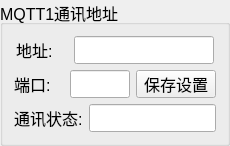
  <widget class="QGroupBox" name="host1AddressSetBox">
   <property name="geometry">
    <rect>
     <x>330</x>
     <y>140</y>
     <width>220</width>
     <height>140</height>
    </rect>
   </property>
   <property name="font">
    <font>
     <pointsize>12</pointsize>
    </font>
   </property>
   <property name="title">
    <string>MQTT1通讯地址</string>
   </property>
   <layout class="QVBoxLayout" name="verticalLayout_5">
    <item>
     <layout class="QHBoxLayout" name="horizontalLayout_17">
      <item>
       <widget class="QLabel" name="label_Host1Address">
        <property name="minimumSize">
         <size>
          <width>50</width>
          <height>28</height>
         </size>
        </property>
        <property name="maximumSize">
         <size>
          <width>50</width>
          <height>28</height>
         </size>
        </property>
        <property name="font">
         <font>
          <pointsize>12</pointsize>
         </font>
        </property>
        <property name="text">
         <string>地址:</string>
        </property>
       </widget>
      </item>
      <item>
       <widget class="QLineEdit" name="m_host1Address">
        <property name="sizePolicy">
         <sizepolicy hsizetype="Expanding" vsizetype="Preferred">
          <horstretch>0</horstretch>
          <verstretch>0</verstretch>
         </sizepolicy>
        </property>
        <property name="minimumSize">
         <size>
          <width>140</width>
          <height>28</height>
         </size>
        </property>
        <property name="maximumSize">
         <size>
          <width>140</width>
          <height>28</height>
         </size>
        </property>
        <property name="font">
         <font>
          <pointsize>12</pointsize>
         </font>
        </property>
        <property name="echoMode">
         <enum>QLineEdit::Normal</enum>
        </property>
       </widget>
      </item>
     </layout>
    </item>
    <item>
     <layout class="QHBoxLayout" name="horizontalLayout_5">
      <item>
       <widget class="QLabel" name="label_com1">
        <property name="minimumSize">
         <size>
          <width>50</width>
          <height>28</height>
         </size>
        </property>
        <property name="maximumSize">
         <size>
          <width>50</width>
          <height>28</height>
         </size>
        </property>
        <property name="font">
         <font>
          <pointsize>12</pointsize>
         </font>
        </property>
        <property name="text">
         <string>端口:</string>
        </property>
       </widget>
      </item>
      <item>
       <widget class="QLineEdit" name="m_com1">
        <property name="sizePolicy">
         <sizepolicy hsizetype="Expanding" vsizetype="Preferred">
          <horstretch>0</horstretch>
          <verstretch>0</verstretch>
         </sizepolicy>
        </property>
        <property name="minimumSize">
         <size>
          <width>60</width>
          <height>28</height>
         </size>
        </property>
        <property name="maximumSize">
         <size>
          <width>60</width>
          <height>28</height>
         </size>
        </property>
        <property name="font">
         <font>
          <pointsize>12</pointsize>
         </font>
        </property>
        <property name="echoMode">
         <enum>QLineEdit::Normal</enum>
        </property>
       </widget>
      </item>
      <item>
       <widget class="QPushButton" name="pushButton_saveHost1Address">
        <property name="sizePolicy">
         <sizepolicy hsizetype="Expanding" vsizetype="Preferred">
          <horstretch>0</horstretch>
          <verstretch>0</verstretch>
         </sizepolicy>
        </property>
        <property name="minimumSize">
         <size>
          <width>0</width>
          <height>28</height>
         </size>
        </property>
        <property name="maximumSize">
         <size>
          <width>80</width>
          <height>28</height>
         </size>
        </property>
        <property name="font">
         <font>
          <pointsize>12</pointsize>
         </font>
        </property>
        <property name="text">
         <string>保存设置</string>
        </property>
       </widget>
      </item>
     </layout>
    </item>
    <item>
     <layout class="QHBoxLayout" name="horizontalLayout_25">
      <item>
       <widget class="QLabel" name="label_com1Status">
        <property name="minimumSize">
         <size>
          <width>0</width>
          <height>28</height>
         </size>
        </property>
        <property name="maximumSize">
         <size>
          <width>16777215</width>
          <height>28</height>
         </size>
        </property>
        <property name="font">
         <font>
          <pointsize>12</pointsize>
         </font>
        </property>
        <property name="text">
         <string>通讯状态:</string>
        </property>
       </widget>
      </item>
      <item>
       <widget class="QLineEdit" name="m_com1Status">
        <property name="sizePolicy">
         <sizepolicy hsizetype="Expanding" vsizetype="Preferred">
          <horstretch>0</horstretch>
          <verstretch>0</verstretch>
         </sizepolicy>
        </property>
        <property name="minimumSize">
         <size>
          <width>0</width>
          <height>28</height>
         </size>
        </property>
        <property name="maximumSize">
         <size>
          <width>150</width>
          <height>28</height>
         </size>
        </property>
        <property name="font">
         <font>
          <pointsize>12</pointsize>
         </font>
        </property>
        <property name="echoMode">
         <enum>QLineEdit::Normal</enum>
        </property>
        <property name="readOnly">
         <bool>true</bool>
        </property>
       </widget>
      </item>
     </layout>
    </item>
   </layout>
  </widget>
